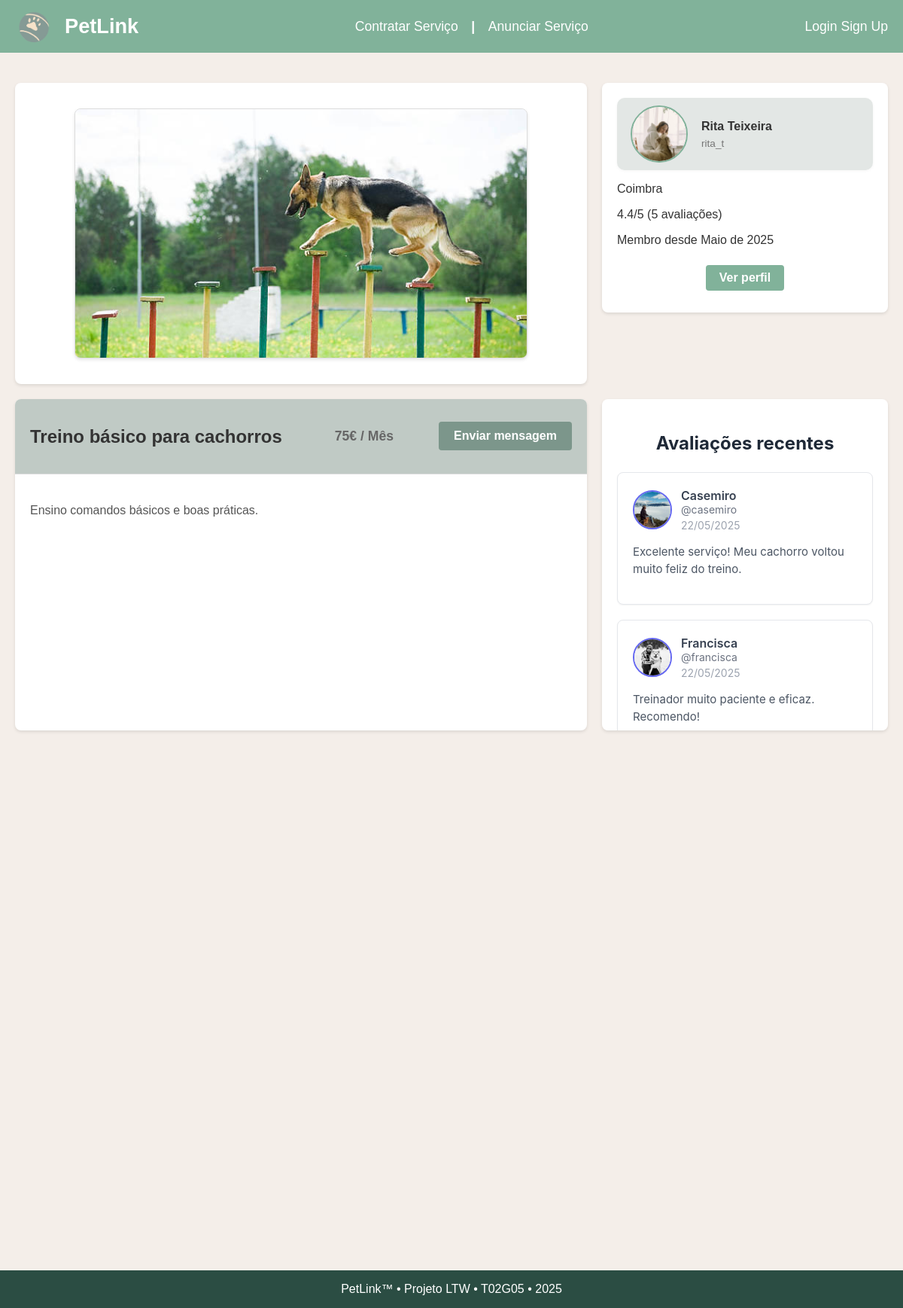
/pages/adDetails.php?id=1, run on an earlier commit of the app's database.
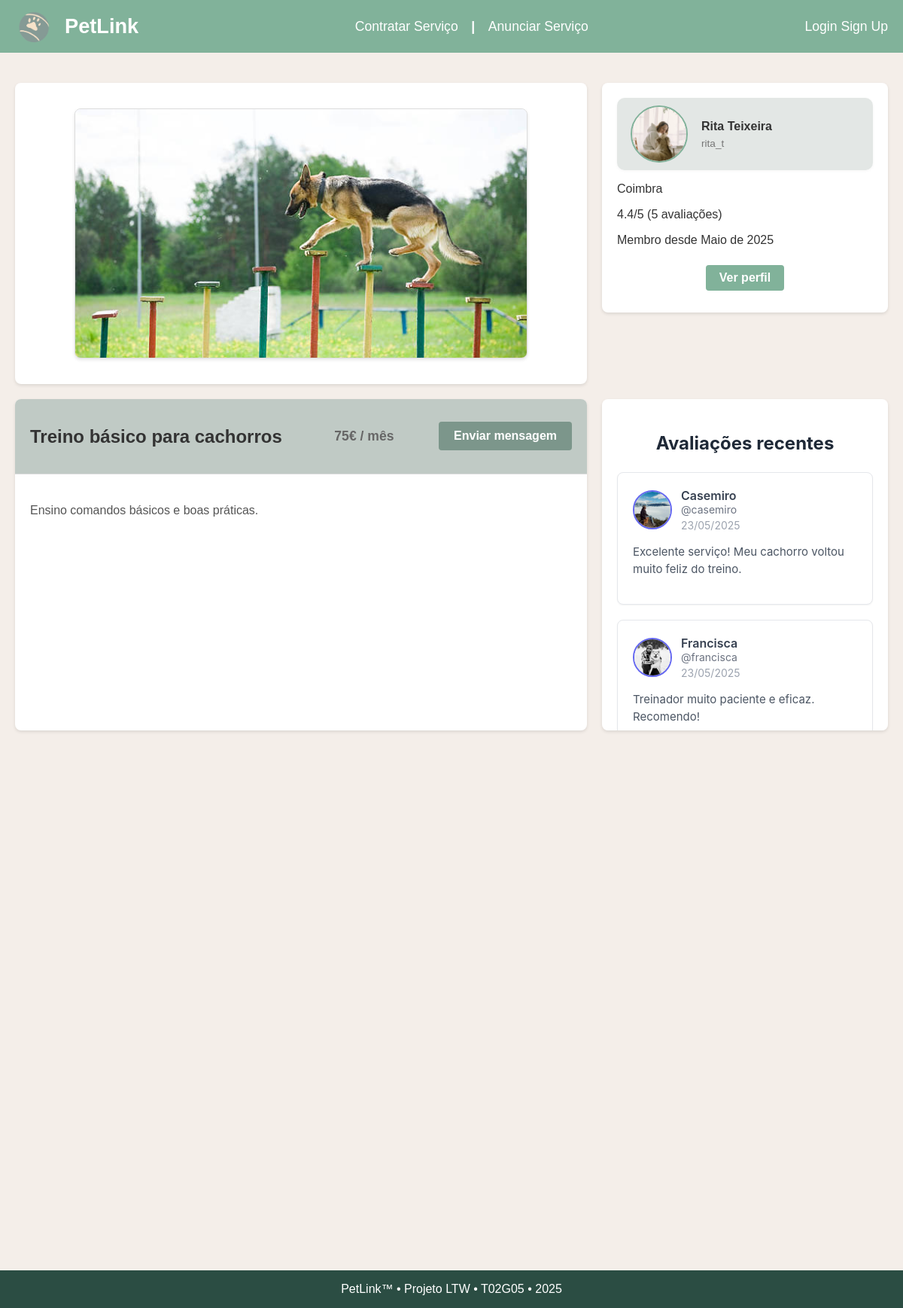
And on a later commit of the database.
### tables this page shows
CREATE TABLE Reviews (
    review_id       INTEGER PRIMARY KEY AUTOINCREMENT,
    ad_id           INTEGER NOT NULL,
    client_id       INTEGER NOT NULL,
    rating          INTEGER NOT NULL CHECK (rating >= 1 AND rating <= 5),
    comment         TEXT,
    created_at      TIMESTAMP DEFAULT CURRENT_TIMESTAMP,

    FOREIGN KEY (ad_id) REFERENCES Ads(ad_id) ON DELETE CASCADE,
    FOREIGN KEY (client_id) REFERENCES Users(user_id) ON DELETE CASCADE
);

CREATE TABLE Users (
    user_id         INTEGER PRIMARY KEY AUTOINCREMENT,
    is_admin        BOOLEAN DEFAULT FALSE,
    username        TEXT UNIQUE NOT NULL,
    email           TEXT UNIQUE NOT NULL,
    password_hash   TEXT NOT NULL,
    name            TEXT NOT NULL,
    photo_id        INTEGER,
    phone           TEXT,
    district        TEXT NOT NULL,
    created_at      TIMESTAMP DEFAULT CURRENT_TIMESTAMP,
    user_description TEXT DEFAULT '', -- <-- add this line

    FOREIGN KEY (photo_id) REFERENCES Media(media_id) ON DELETE CASCADE
);

### pages/adDetails.php (called while the page is built, shortened)
<?php
  require_once(__DIR__.'/../templates/layout.php');
  require_once(__DIR__.'/../templates/adDetails.php');
  require_once(__DIR__.'/../templates/reviews.php');
  require_once(__DIR__.'/../database/connection.db.php');
  require_once(__DIR__.'/../database/anuncios.class.php');
  require_once(__DIR__.'/../database/reviews.class.php');
  require_once(__DIR__.'/../database/users.class.php');
  $db = getDatabaseConnection();
  $adId = isset($_GET['id']) ? intval($_GET['id']) : null;
  $success = isset($_GET['success']) ? intval($_GET['success']) : 0;
  $ad = Ad::getById($db, $adId);
  $reviews = Reviews::getByAdId($db, (int)$adId);
  $averageRating = Reviews::getAverageRatingForAd($db, (int)$adId);
  $reviewCount = Reviews::getReviewCountForAd($db, (int)$adId);
  drawAdDetails($ad, $reviews,$averageRating, $reviewCount, $success);
?>

### database/reviews.class.php (called while the page is built, shortened)
<?php
require_once(__DIR__ . '/users.class.php');
class Reviews {
    private string $created_at;
    public ?User $userObject;
    private function __construct(
        int $id,
        int $client_id,
        int $ad_id,
        int $rating,
        ?string $comment,
        string $created_at,
        ?User $userObject
    ) {
        $this->comment = $comment;
        $this->created_at = $created_at;
        $this->userObject = $userObject;
    }
    public function getCreatedAt(): string {
        return $this->created_at;
    }
    public function getUserObject(): ?User {
        return $this->userObject;
    }
    static public function getByAdId(PDO $db, int $adId): array {
        $stmt = $db->prepare('
            SELECT
                r.review_id,
                r.ad_id,
                r.client_id,
                r.rating,
                r.comment,
                r.created_at AS review_created_at,
                u.user_id,
                u.username AS user_username,
                u.name AS user_name,
                u.email AS user_email,
                u.district AS user_district,
                u.phone AS user_phone,
                u.photo_id AS user_photo_id,
                u.created_at AS user_created_at
            FROM
                reviews r
            JOIN
                users u ON r.client_id = u.user_id
            WHERE
                r.ad_id = ?
            ORDER BY
                r.created_at DESC
        ');
        $stmt->execute([$adId]);
        $reviews = [];
        while ($row = $stmt->fetch(PDO::FETCH_ASSOC)) {
            $user = new User(
                (int)$row['user_id'],
                $row['user_name'],
                $row['user_username'],
                $row['user_email'],
                $row['user_district'],
                $row['user_phone'],
                (int)$row['user_photo_id'],
                $row['user_created_at']
            );
            $reviews[] = new Reviews(
                (int)$row['review_id'],
                (int)$row['ad_id'],
                (int)$row['user_id'],
                (int)$row['rating'],
                $row['comment'],
                $row['review_created_at'],
                $user
            );
        }
        return $reviews;
    }
}

### database/users.class.php (called while the page is built, shortened)
<?php
class User {
    private string $username;
    private string $name;
    private int $photoId;
    public function __construct(
        int $id,
        string $username,
        string $name,
        string $email,
        string $district,
        ?string $phone,
        int $photoId,
        ?string $createdAt
    ) {
        $this->username = $username;
        $this->name = $name;
        $this->photoId = $photoId;
    }
    public function getUsername(): string {
        return $this->username;
    }
    public function getName(): string {
        return $this->name;
    }
    public function getPhotoId(): int {
        return $this->photoId;
    }
}

### database/anuncios.class.php (called while the page is built, shortened)
<?php
class Ad {
    private static function getAnimalsForAd(PDO $db, int $adId): array {
        $stmt = $db->prepare('
            SELECT at.animal_name
            FROM Ad_animals aa
            JOIN Animal_types at ON aa.animal_id = at.animal_id
            WHERE aa.ad_id = ?
        ');
        $stmt->execute([$adId]);
        $animals = [];
        while ($row = $stmt->fetch(PDO::FETCH_ASSOC)) {
            $animals[] = $row['animal_name'];
        }
        return $animals;
    }
    public static function getById(PDO $db, int $id): ?Ad {
        $stmt = $db->prepare('
            SELECT
                Ads.ad_id AS id,
                Ads.service_id,
                Ads.freelancer_id,
                Ads.title,
                Ads.description,
                Ads.price,
                Ads.price_period,
                Ads.created_at,
                Users.name,
                Users.username,
                Users.user_id,
                Users.district,
                Users.photo_id
            FROM Ads
            JOIN Users ON Ads.freelancer_id = Users.user_id
            WHERE Ads.ad_id = ?
        ');
        $stmt->execute([$id]);
        $adData = $stmt->fetch(PDO::FETCH_ASSOC);
        $mediaIds = [];
        $mediaQuery = '
            SELECT
            AM.media_id
            FROM Ad_media AM
            WHERE AM.ad_id = ?
        ';
        $mediaStmt = $db->prepare($mediaQuery);
        $mediaStmt->execute([$id]);
        $adMedia = $mediaStmt->fetchAll(PDO::FETCH_COLUMN);
        if ($adMedia !== false) {
            $mediaIds = $adMedia;
        }
        return new Ad(
            (int)$adData['id'],
            (int)$adData['service_id'],
            (int)$adData['freelancer_id'],
            $adData['title'] ?? '',
            $adData['description'] ?? '',
            (float)$adData['price'],
            $adData['price_period'] ?? '',
            self::getAnimalsForAd($db, (int)$adData['id']),
            $mediaIds,
            $adData['name'] ?? '',
            $adData['username'] ?? '',
            (int)$adData['user_id'],
            $adData['district'] ?? '',
            (int)($adData['photo_id'] ?? 0),
            $adData['created_at'] ?? null
        );
    }
}

### templates/reviews.php (the view, shortened to what the rows shown need)
<?php declare(strict_types = 1);
function drawReviews(array $reviews): void {
    ?>
    <link rel="stylesheet" href="../stylesheets/style.css">
    <div class="ad-reviews">
        <?php if (empty($reviews)): ?>
            <p>Ainda não há avaliações para este anúncio.</p>
        <?php else: ?>
            <?php foreach ($reviews as $review):
                $client = $review->getUserObject();
                $clientName = $client ? htmlspecialchars($client->getUsername()) : 'Utilizador Desconhecido';
                $clientUsername = $client ? htmlspecialchars($client->getName()) : 'desconhecido';
                $clientPhotoId = $client ? $client->getPhotoId() : 0;
                $profilePhotoSrc = ($clientPhotoId === 0) ? '/resources/profilePics/0.png' : "/resources/profilePics/" . htmlspecialchars((string)$clientPhotoId) . ".png";
                $reviewDate = "Data desconhecida";
                if ($review->getCreatedAt() !== null && $review->getCreatedAt() !== '') {
                    $date = DateTime::createFromFormat('Y-m-d H:i:s', $review->getCreatedAt());
                    if ($date !== false) {
                        $reviewDate = $date->format('d/m/Y');
                    }
                }
            ?>
                <div class="review-item">
                    <div class="review-header">
                        <img src="<?= htmlspecialchars($profilePhotoSrc) ?>" alt="Profile Photo" class="review-user-photo">
                        <div class="review-user-info">
                            <strong><?= $clientName ?></strong>
                            <span class="username">@<?= $clientUsername ?></span>
                            <span class="review-date"><?= htmlspecialchars($reviewDate) ?></span>
                        </div>
                    </div>
                    <p class="review-comment"><?= nl2br(htmlspecialchars($review->comment ?? '')) ?></p>
                </div>
            <?php endforeach; ?>
        <?php endif; ?>
    </div>
<?php } ?>

What changed in the data, as far as the page shows it:
changed reviews "Excelente serviço! Meu cachorro voltou muito feliz do treino.": created_at "22/05/2025" → "23/05/2025"
changed reviews "Treinador muito paciente e eficaz. Recomendo!": created_at "22/05/2025" → "23/05/2025"
Also different on the page:
$ad->getPricePeriod(): "Mês" → "mês"
